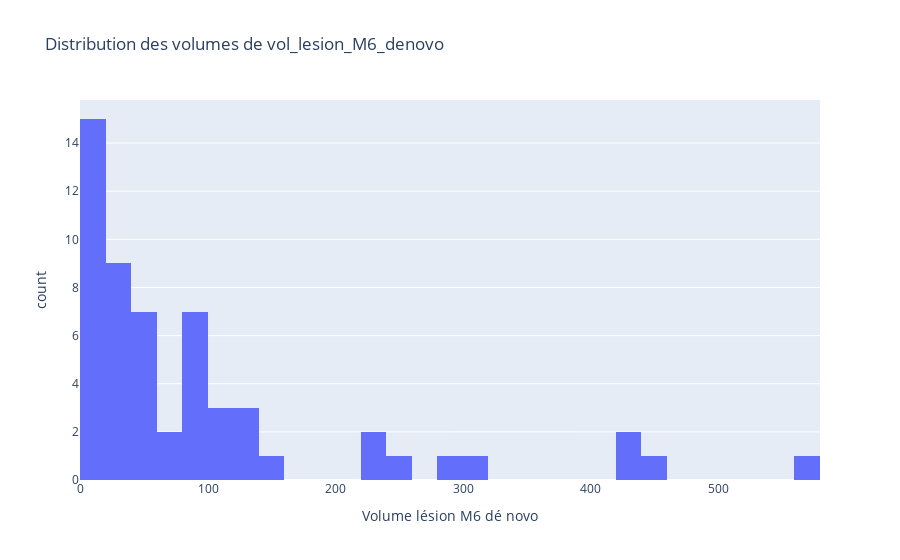

Notebook code for this chart:
### Code cell
patients_with_denovo = df_M3M6[df_M3M6['vol_lesion_M6_denovo'] > 0]
count_patients = len(patients_with_denovo)
mean_vol_denovo = patients_with_denovo['vol_lesion_M6_denovo'].mean()
print(f"Nombre de patients avec vol_lesion_M6_denovo > 0 : {count_patients}")
print(f"Moyenne de vol_lesion_M6_denovo chez ces patients : {mean_vol_denovo}")
import plotly.express as px

fig = px.histogram(
    patients_with_denovo,
    x="vol_lesion_M6_denovo",
    nbins=30,
    title="Distribution des volumes de vol_lesion_M6_denovo",
    labels={"vol_lesion_M6_denovo": "Volume lésion M6 dé novo"}
)
fig.show()

### Figure 1 — Plotly figure (JSON) as saved in the notebook; plotly's stock layout.template omitted (floating-point values rounded to 4 significant figures)
{"data": [{"alignmentgroup": "True", "bingroup": "x", "hovertemplate": "Volume lésion M6 dé novo=%{x}<br>count=%{y}<extra></extra>", "legendgroup": "", "marker": {"color": "#636efa", "pattern": {"shape": ""}}, "name": "", "nbinsx": 30, "offsetgroup": "", "orientation": "v", "showlegend": false, "type": "histogram", "x": [9, 3, 29, 3, 135, 137, 112, 101, 87, 283, 40, 314, 101, 2, 96, 6, 40, 444, 2, 78, 1, 94, 94, 94, 124, 44, 21, 144, 562, 2, 28, 424, 424, 23, 43, 3, 30, 17, 31, 238, 41, 56, 20, 255, 89, 29, 80, 22, 62, 1, 237, 9, 15, 17, 12, 49], "xaxis": "x", "yaxis": "y"}], "layout": {"barmode": "relative", "legend": {"tracegroupgap": 0}, "title": {"text": "Distribution des volumes de vol_lesion_M6_denovo"}, "xaxis": {"anchor": "y", "domain": [0, 1], "title": {"text": "Volume lésion M6 dé novo"}}, "yaxis": {"anchor": "x", "domain": [0, 1], "title": {"text": "count"}}}}
